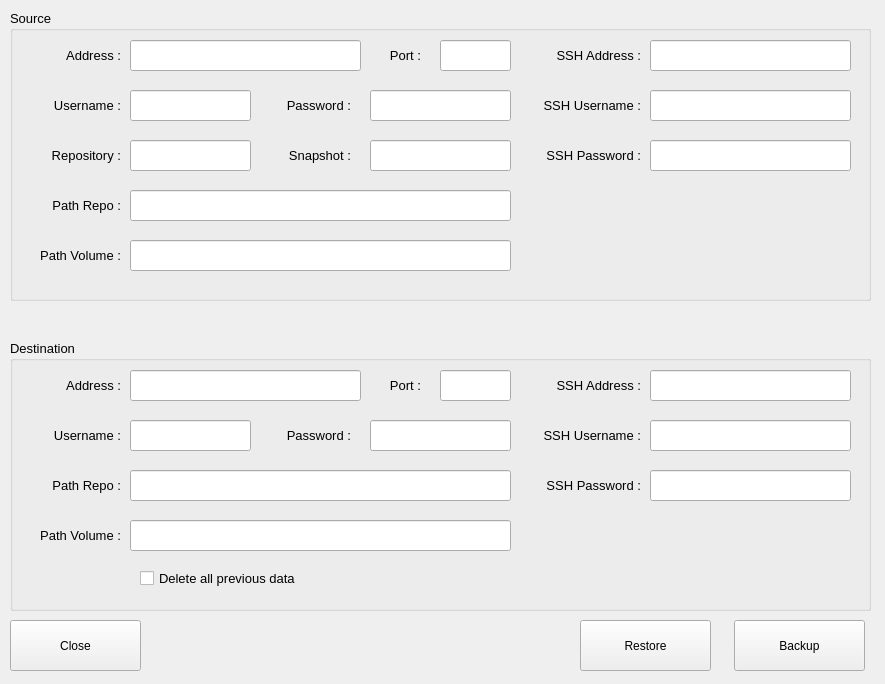
<?xml version="1.0" encoding="UTF-8"?>
<ui version="4.0">
 <class>MainWindow</class>
 <widget class="QMainWindow" name="MainWindow">
  <property name="geometry">
   <rect>
    <x>0</x>
    <y>0</y>
    <width>885</width>
    <height>684</height>
   </rect>
  </property>
  <property name="minimumSize">
   <size>
    <width>542</width>
    <height>464</height>
   </size>
  </property>
  <property name="maximumSize">
   <size>
    <width>900</width>
    <height>1000</height>
   </size>
  </property>
  <property name="windowTitle">
   <string>Backup And Restore Elastic Search</string>
  </property>
  <widget class="QWidget" name="centralwidget">
   <widget class="QWidget" name="verticalLayoutWidget">
    <property name="geometry">
     <rect>
      <x>10</x>
      <y>10</y>
      <width>861</width>
      <height>291</height>
     </rect>
    </property>
    <layout class="QVBoxLayout" name="verticalLayout">
     <item>
      <widget class="QGroupBox" name="groupBox">
       <property name="maximumSize">
        <size>
         <width>16777215</width>
         <height>16777215</height>
        </size>
       </property>
       <property name="font">
        <font>
         <pointsize>10</pointsize>
        </font>
       </property>
       <property name="title">
        <string>Source </string>
       </property>
       <widget class="QLabel" name="label">
        <property name="geometry">
         <rect>
          <x>30</x>
          <y>30</y>
          <width>81</width>
          <height>31</height>
         </rect>
        </property>
        <property name="layoutDirection">
         <enum>Qt::LeftToRight</enum>
        </property>
        <property name="text">
         <string>Address :</string>
        </property>
        <property name="alignment">
         <set>Qt::AlignRight|Qt::AlignTrailing|Qt::AlignVCenter</set>
        </property>
       </widget>
       <widget class="QLineEdit" name="txtSourceIP">
        <property name="geometry">
         <rect>
          <x>120</x>
          <y>30</y>
          <width>231</width>
          <height>31</height>
         </rect>
        </property>
       </widget>
       <widget class="QLabel" name="label_2">
        <property name="geometry">
         <rect>
          <x>360</x>
          <y>30</y>
          <width>51</width>
          <height>31</height>
         </rect>
        </property>
        <property name="layoutDirection">
         <enum>Qt::LeftToRight</enum>
        </property>
        <property name="text">
         <string>Port :</string>
        </property>
        <property name="alignment">
         <set>Qt::AlignRight|Qt::AlignTrailing|Qt::AlignVCenter</set>
        </property>
       </widget>
       <widget class="QLineEdit" name="txtSourcePort">
        <property name="geometry">
         <rect>
          <x>430</x>
          <y>30</y>
          <width>71</width>
          <height>31</height>
         </rect>
        </property>
       </widget>
       <widget class="QLabel" name="label_3">
        <property name="geometry">
         <rect>
          <x>10</x>
          <y>80</y>
          <width>101</width>
          <height>31</height>
         </rect>
        </property>
        <property name="layoutDirection">
         <enum>Qt::LeftToRight</enum>
        </property>
        <property name="text">
         <string>Username :</string>
        </property>
        <property name="alignment">
         <set>Qt::AlignRight|Qt::AlignTrailing|Qt::AlignVCenter</set>
        </property>
       </widget>
       <widget class="QLineEdit" name="txtSourceUsername">
        <property name="geometry">
         <rect>
          <x>120</x>
          <y>80</y>
          <width>121</width>
          <height>31</height>
         </rect>
        </property>
       </widget>
       <widget class="QLabel" name="label_4">
        <property name="geometry">
         <rect>
          <x>270</x>
          <y>80</y>
          <width>71</width>
          <height>31</height>
         </rect>
        </property>
        <property name="layoutDirection">
         <enum>Qt::LeftToRight</enum>
        </property>
        <property name="text">
         <string>Password :</string>
        </property>
        <property name="alignment">
         <set>Qt::AlignRight|Qt::AlignTrailing|Qt::AlignVCenter</set>
        </property>
       </widget>
       <widget class="QLineEdit" name="txtSourcePassword">
        <property name="geometry">
         <rect>
          <x>360</x>
          <y>80</y>
          <width>141</width>
          <height>31</height>
         </rect>
        </property>
       </widget>
       <widget class="QLabel" name="label_9">
        <property name="geometry">
         <rect>
          <x>10</x>
          <y>180</y>
          <width>101</width>
          <height>31</height>
         </rect>
        </property>
        <property name="layoutDirection">
         <enum>Qt::LeftToRight</enum>
        </property>
        <property name="frameShape">
         <enum>QFrame::NoFrame</enum>
        </property>
        <property name="text">
         <string>Path Repo :</string>
        </property>
        <property name="alignment">
         <set>Qt::AlignRight|Qt::AlignTrailing|Qt::AlignVCenter</set>
        </property>
       </widget>
       <widget class="QLineEdit" name="txtPath">
        <property name="geometry">
         <rect>
          <x>120</x>
          <y>180</y>
          <width>381</width>
          <height>31</height>
         </rect>
        </property>
       </widget>
       <widget class="QLabel" name="label_10">
        <property name="geometry">
         <rect>
          <x>10</x>
          <y>130</y>
          <width>101</width>
          <height>31</height>
         </rect>
        </property>
        <property name="layoutDirection">
         <enum>Qt::LeftToRight</enum>
        </property>
        <property name="frameShape">
         <enum>QFrame::NoFrame</enum>
        </property>
        <property name="text">
         <string>Repository :</string>
        </property>
        <property name="alignment">
         <set>Qt::AlignRight|Qt::AlignTrailing|Qt::AlignVCenter</set>
        </property>
       </widget>
       <widget class="QLineEdit" name="txtRepository">
        <property name="geometry">
         <rect>
          <x>120</x>
          <y>130</y>
          <width>121</width>
          <height>31</height>
         </rect>
        </property>
       </widget>
       <widget class="QLineEdit" name="txtSnapshot">
        <property name="geometry">
         <rect>
          <x>360</x>
          <y>130</y>
          <width>141</width>
          <height>31</height>
         </rect>
        </property>
       </widget>
       <widget class="QLabel" name="label_11">
        <property name="geometry">
         <rect>
          <x>270</x>
          <y>130</y>
          <width>71</width>
          <height>31</height>
         </rect>
        </property>
        <property name="layoutDirection">
         <enum>Qt::LeftToRight</enum>
        </property>
        <property name="frameShape">
         <enum>QFrame::NoFrame</enum>
        </property>
        <property name="text">
         <string>Snapshot :</string>
        </property>
        <property name="alignment">
         <set>Qt::AlignRight|Qt::AlignTrailing|Qt::AlignVCenter</set>
        </property>
       </widget>
       <widget class="QLabel" name="label_12">
        <property name="geometry">
         <rect>
          <x>10</x>
          <y>230</y>
          <width>101</width>
          <height>31</height>
         </rect>
        </property>
        <property name="layoutDirection">
         <enum>Qt::LeftToRight</enum>
        </property>
        <property name="frameShape">
         <enum>QFrame::NoFrame</enum>
        </property>
        <property name="text">
         <string>Path Volume :</string>
        </property>
        <property name="alignment">
         <set>Qt::AlignRight|Qt::AlignTrailing|Qt::AlignVCenter</set>
        </property>
       </widget>
       <widget class="QLineEdit" name="txtPath_2">
        <property name="geometry">
         <rect>
          <x>120</x>
          <y>230</y>
          <width>381</width>
          <height>31</height>
         </rect>
        </property>
       </widget>
       <widget class="QLineEdit" name="txtSourceIP_2">
        <property name="geometry">
         <rect>
          <x>640</x>
          <y>30</y>
          <width>201</width>
          <height>31</height>
         </rect>
        </property>
       </widget>
       <widget class="QLabel" name="label_13">
        <property name="geometry">
         <rect>
          <x>540</x>
          <y>30</y>
          <width>91</width>
          <height>31</height>
         </rect>
        </property>
        <property name="layoutDirection">
         <enum>Qt::LeftToRight</enum>
        </property>
        <property name="text">
         <string>SSH Address :</string>
        </property>
        <property name="alignment">
         <set>Qt::AlignRight|Qt::AlignTrailing|Qt::AlignVCenter</set>
        </property>
       </widget>
       <widget class="QLabel" name="label_14">
        <property name="geometry">
         <rect>
          <x>530</x>
          <y>80</y>
          <width>101</width>
          <height>31</height>
         </rect>
        </property>
        <property name="layoutDirection">
         <enum>Qt::LeftToRight</enum>
        </property>
        <property name="text">
         <string>SSH Username :</string>
        </property>
        <property name="alignment">
         <set>Qt::AlignRight|Qt::AlignTrailing|Qt::AlignVCenter</set>
        </property>
       </widget>
       <widget class="QLineEdit" name="txtSourceIP_3">
        <property name="geometry">
         <rect>
          <x>640</x>
          <y>80</y>
          <width>201</width>
          <height>31</height>
         </rect>
        </property>
       </widget>
       <widget class="QLabel" name="label_15">
        <property name="geometry">
         <rect>
          <x>530</x>
          <y>130</y>
          <width>101</width>
          <height>31</height>
         </rect>
        </property>
        <property name="layoutDirection">
         <enum>Qt::LeftToRight</enum>
        </property>
        <property name="text">
         <string>SSH Password :</string>
        </property>
        <property name="alignment">
         <set>Qt::AlignRight|Qt::AlignTrailing|Qt::AlignVCenter</set>
        </property>
       </widget>
       <widget class="QLineEdit" name="txtSourceIP_4">
        <property name="geometry">
         <rect>
          <x>640</x>
          <y>130</y>
          <width>201</width>
          <height>31</height>
         </rect>
        </property>
       </widget>
      </widget>
     </item>
    </layout>
   </widget>
   <widget class="QWidget" name="verticalLayoutWidget_2">
    <property name="geometry">
     <rect>
      <x>10</x>
      <y>340</y>
      <width>861</width>
      <height>271</height>
     </rect>
    </property>
    <layout class="QVBoxLayout" name="verticalLayout_2">
     <item>
      <widget class="QGroupBox" name="groupBox_2">
       <property name="font">
        <font>
         <pointsize>10</pointsize>
        </font>
       </property>
       <property name="title">
        <string>Destination</string>
       </property>
       <widget class="QLabel" name="label_5">
        <property name="geometry">
         <rect>
          <x>30</x>
          <y>30</y>
          <width>81</width>
          <height>31</height>
         </rect>
        </property>
        <property name="layoutDirection">
         <enum>Qt::LeftToRight</enum>
        </property>
        <property name="text">
         <string>Address :</string>
        </property>
        <property name="alignment">
         <set>Qt::AlignRight|Qt::AlignTrailing|Qt::AlignVCenter</set>
        </property>
       </widget>
       <widget class="QLineEdit" name="txtDestinationIP">
        <property name="geometry">
         <rect>
          <x>120</x>
          <y>30</y>
          <width>231</width>
          <height>31</height>
         </rect>
        </property>
       </widget>
       <widget class="QLabel" name="label_6">
        <property name="geometry">
         <rect>
          <x>360</x>
          <y>30</y>
          <width>51</width>
          <height>31</height>
         </rect>
        </property>
        <property name="layoutDirection">
         <enum>Qt::LeftToRight</enum>
        </property>
        <property name="text">
         <string>Port :</string>
        </property>
        <property name="alignment">
         <set>Qt::AlignRight|Qt::AlignTrailing|Qt::AlignVCenter</set>
        </property>
       </widget>
       <widget class="QLineEdit" name="txtDestinationPort">
        <property name="geometry">
         <rect>
          <x>430</x>
          <y>30</y>
          <width>71</width>
          <height>31</height>
         </rect>
        </property>
       </widget>
       <widget class="QLabel" name="label_7">
        <property name="geometry">
         <rect>
          <x>10</x>
          <y>80</y>
          <width>101</width>
          <height>31</height>
         </rect>
        </property>
        <property name="layoutDirection">
         <enum>Qt::LeftToRight</enum>
        </property>
        <property name="text">
         <string>Username :</string>
        </property>
        <property name="alignment">
         <set>Qt::AlignRight|Qt::AlignTrailing|Qt::AlignVCenter</set>
        </property>
       </widget>
       <widget class="QLineEdit" name="txtDestinationUsername">
        <property name="geometry">
         <rect>
          <x>120</x>
          <y>80</y>
          <width>121</width>
          <height>31</height>
         </rect>
        </property>
       </widget>
       <widget class="QLabel" name="label_8">
        <property name="geometry">
         <rect>
          <x>270</x>
          <y>80</y>
          <width>71</width>
          <height>31</height>
         </rect>
        </property>
        <property name="layoutDirection">
         <enum>Qt::LeftToRight</enum>
        </property>
        <property name="text">
         <string>Password :</string>
        </property>
        <property name="alignment">
         <set>Qt::AlignRight|Qt::AlignTrailing|Qt::AlignVCenter</set>
        </property>
       </widget>
       <widget class="QLineEdit" name="txtDestinationPassword">
        <property name="geometry">
         <rect>
          <x>360</x>
          <y>80</y>
          <width>141</width>
          <height>31</height>
         </rect>
        </property>
       </widget>
       <widget class="QCheckBox" name="chk">
        <property name="geometry">
         <rect>
          <x>130</x>
          <y>230</y>
          <width>401</width>
          <height>17</height>
         </rect>
        </property>
        <property name="text">
         <string>Delete all previous data</string>
        </property>
       </widget>
       <widget class="QLineEdit" name="txtSourceIP_5">
        <property name="geometry">
         <rect>
          <x>640</x>
          <y>80</y>
          <width>201</width>
          <height>31</height>
         </rect>
        </property>
       </widget>
       <widget class="QLabel" name="label_16">
        <property name="geometry">
         <rect>
          <x>540</x>
          <y>30</y>
          <width>91</width>
          <height>31</height>
         </rect>
        </property>
        <property name="layoutDirection">
         <enum>Qt::LeftToRight</enum>
        </property>
        <property name="text">
         <string>SSH Address :</string>
        </property>
        <property name="alignment">
         <set>Qt::AlignRight|Qt::AlignTrailing|Qt::AlignVCenter</set>
        </property>
       </widget>
       <widget class="QLabel" name="label_17">
        <property name="geometry">
         <rect>
          <x>530</x>
          <y>80</y>
          <width>101</width>
          <height>31</height>
         </rect>
        </property>
        <property name="layoutDirection">
         <enum>Qt::LeftToRight</enum>
        </property>
        <property name="text">
         <string>SSH Username :</string>
        </property>
        <property name="alignment">
         <set>Qt::AlignRight|Qt::AlignTrailing|Qt::AlignVCenter</set>
        </property>
       </widget>
       <widget class="QLabel" name="label_18">
        <property name="geometry">
         <rect>
          <x>530</x>
          <y>130</y>
          <width>101</width>
          <height>31</height>
         </rect>
        </property>
        <property name="layoutDirection">
         <enum>Qt::LeftToRight</enum>
        </property>
        <property name="text">
         <string>SSH Password :</string>
        </property>
        <property name="alignment">
         <set>Qt::AlignRight|Qt::AlignTrailing|Qt::AlignVCenter</set>
        </property>
       </widget>
       <widget class="QLineEdit" name="txtSourceIP_6">
        <property name="geometry">
         <rect>
          <x>640</x>
          <y>130</y>
          <width>201</width>
          <height>31</height>
         </rect>
        </property>
       </widget>
       <widget class="QLineEdit" name="txtSourceIP_7">
        <property name="geometry">
         <rect>
          <x>640</x>
          <y>30</y>
          <width>201</width>
          <height>31</height>
         </rect>
        </property>
       </widget>
       <widget class="QLabel" name="label_19">
        <property name="geometry">
         <rect>
          <x>10</x>
          <y>130</y>
          <width>101</width>
          <height>31</height>
         </rect>
        </property>
        <property name="layoutDirection">
         <enum>Qt::LeftToRight</enum>
        </property>
        <property name="frameShape">
         <enum>QFrame::NoFrame</enum>
        </property>
        <property name="text">
         <string>Path Repo :</string>
        </property>
        <property name="alignment">
         <set>Qt::AlignRight|Qt::AlignTrailing|Qt::AlignVCenter</set>
        </property>
       </widget>
       <widget class="QLineEdit" name="txtPath_3">
        <property name="geometry">
         <rect>
          <x>120</x>
          <y>180</y>
          <width>381</width>
          <height>31</height>
         </rect>
        </property>
       </widget>
       <widget class="QLabel" name="label_20">
        <property name="geometry">
         <rect>
          <x>10</x>
          <y>180</y>
          <width>101</width>
          <height>31</height>
         </rect>
        </property>
        <property name="layoutDirection">
         <enum>Qt::LeftToRight</enum>
        </property>
        <property name="frameShape">
         <enum>QFrame::NoFrame</enum>
        </property>
        <property name="text">
         <string>Path Volume :</string>
        </property>
        <property name="alignment">
         <set>Qt::AlignRight|Qt::AlignTrailing|Qt::AlignVCenter</set>
        </property>
       </widget>
       <widget class="QLineEdit" name="txtPath_4">
        <property name="geometry">
         <rect>
          <x>120</x>
          <y>130</y>
          <width>381</width>
          <height>31</height>
         </rect>
        </property>
       </widget>
      </widget>
     </item>
    </layout>
   </widget>
   <widget class="QPushButton" name="btnBackUp">
    <property name="geometry">
     <rect>
      <x>734</x>
      <y>620</y>
      <width>131</width>
      <height>51</height>
     </rect>
    </property>
    <property name="text">
     <string>Backup</string>
    </property>
   </widget>
   <widget class="QPushButton" name="btnRestore">
    <property name="geometry">
     <rect>
      <x>580</x>
      <y>620</y>
      <width>131</width>
      <height>51</height>
     </rect>
    </property>
    <property name="text">
     <string>Restore</string>
    </property>
   </widget>
   <widget class="QPushButton" name="btnClose">
    <property name="geometry">
     <rect>
      <x>10</x>
      <y>620</y>
      <width>131</width>
      <height>51</height>
     </rect>
    </property>
    <property name="text">
     <string>Close</string>
    </property>
   </widget>
  </widget>
 </widget>
 <tabstops>
  <tabstop>txtSourceIP</tabstop>
  <tabstop>txtSourcePort</tabstop>
  <tabstop>txtSourceUsername</tabstop>
  <tabstop>txtSourcePassword</tabstop>
  <tabstop>txtRepository</tabstop>
  <tabstop>txtSnapshot</tabstop>
  <tabstop>txtPath</tabstop>
  <tabstop>txtDestinationIP</tabstop>
  <tabstop>txtDestinationPort</tabstop>
  <tabstop>txtDestinationUsername</tabstop>
  <tabstop>txtDestinationPassword</tabstop>
  <tabstop>chk</tabstop>
  <tabstop>btnBackUp</tabstop>
  <tabstop>btnRestore</tabstop>
  <tabstop>btnClose</tabstop>
 </tabstops>
 <resources/>
 <connections/>
</ui>
